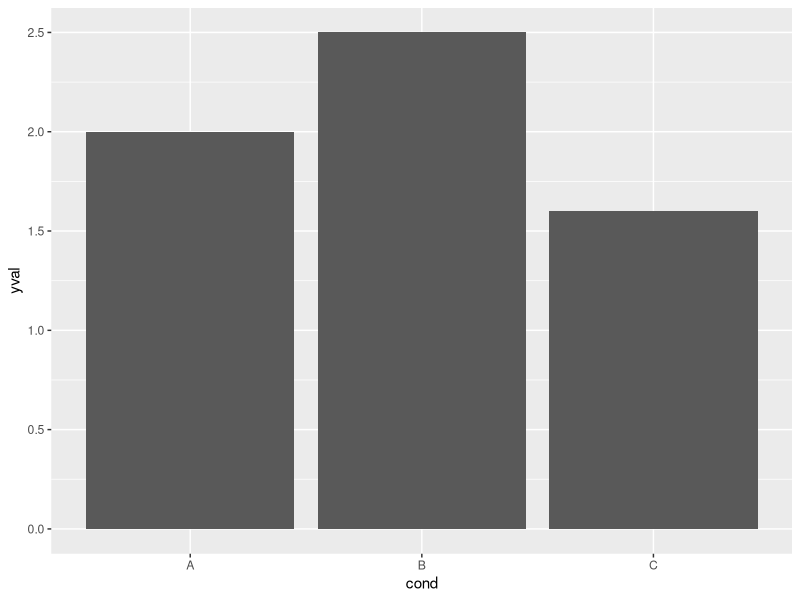
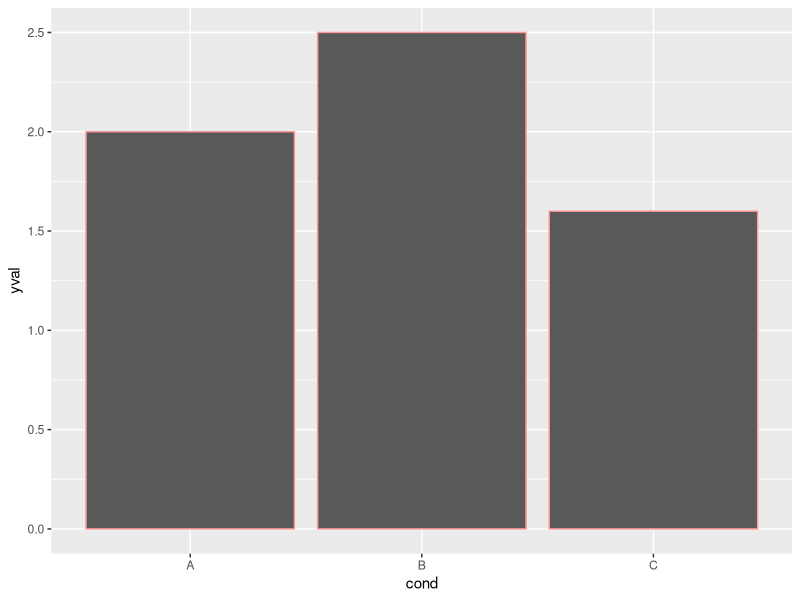
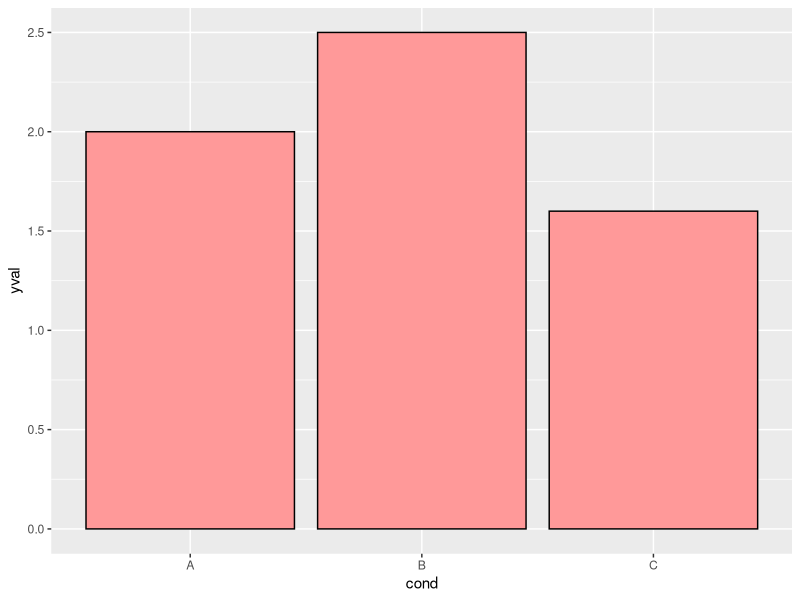
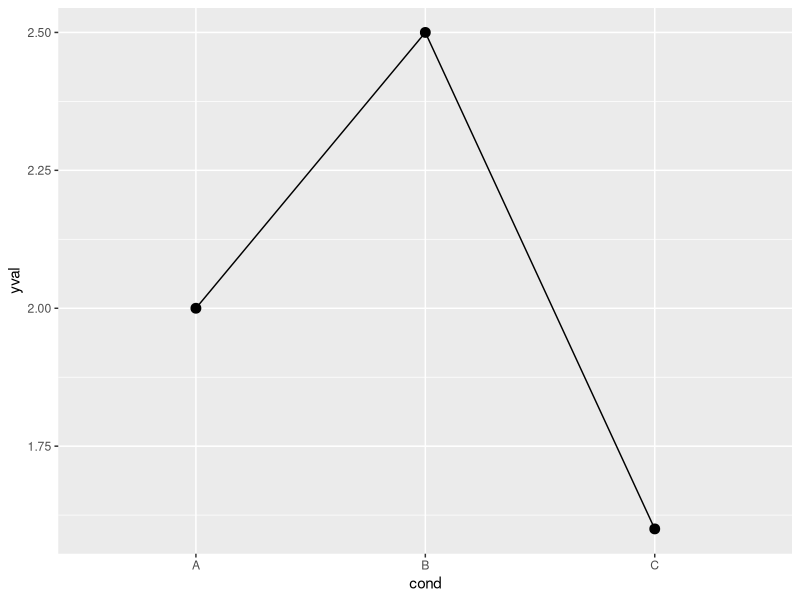
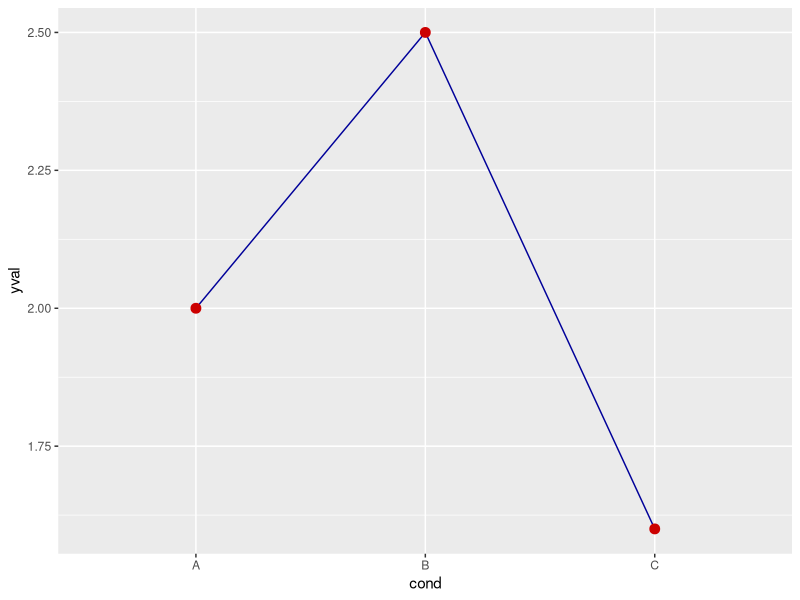
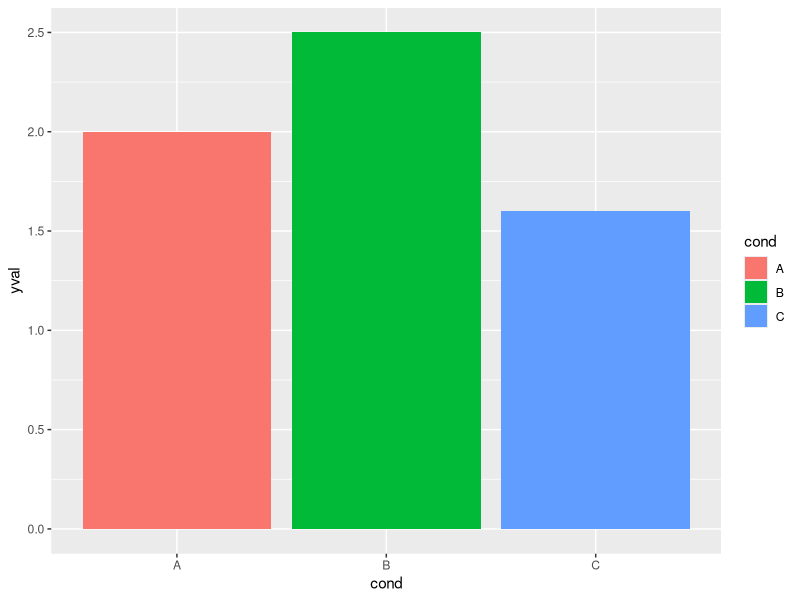
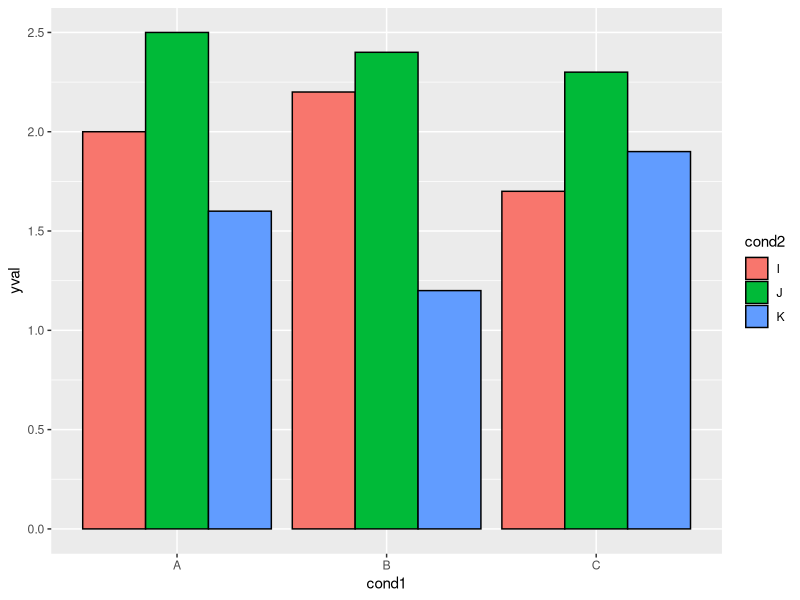
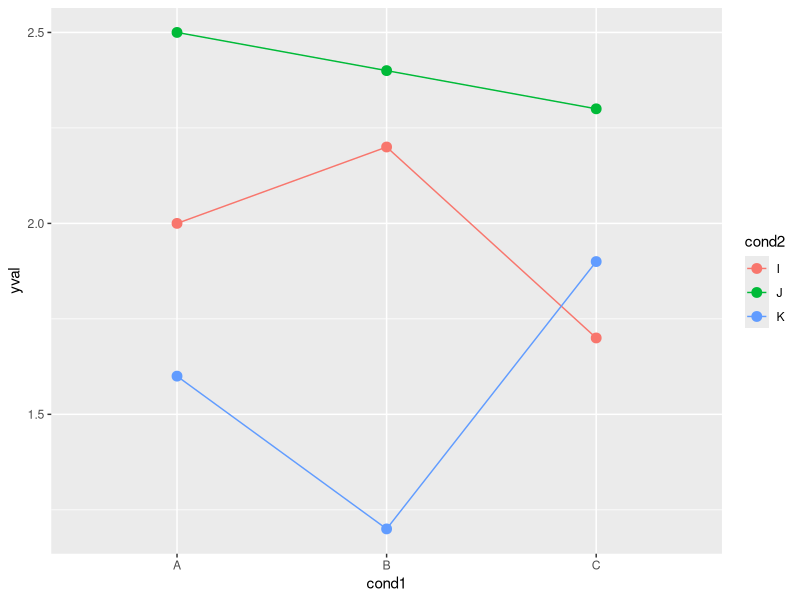

Here is the R script that generated these plots, in order:
# Two variables
df <- read.table(header=TRUE, text='
 cond yval
    A 2
    B 2.5
    C 1.6
')

# Three variables
df2 <- read.table(header=TRUE, text='
 cond1 cond2 yval
    A      I 2
    A      J 2.5
    A      K 1.6
    B      I 2.2
    B      J 2.4
    B      K 1.2
    C      I 1.7
    C      J 2.3
    C      K 1.9
')

library(ggplot2)

# Default: dark bars
ggplot(df, aes(x=cond, y=yval)) + geom_bar(stat="identity")
# Bars with red outlines
ggplot(df, aes(x=cond, y=yval)) + geom_bar(stat="identity", colour="#FF9999") 
# Red fill, black outlines
ggplot(df, aes(x=cond, y=yval)) + geom_bar(stat="identity", fill="#FF9999", colour="black")

ggplot(df, aes(x=cond, y=yval)) + 
  geom_line(aes(group=1)) +     # Group all points; otherwise no line will show
  geom_point(size=3)
# Dark blue lines, red dots
ggplot(df, aes(x=cond, y=yval)) + 
  geom_line(aes(group=1), colour="#000099") +  # Blue lines
  geom_point(size=3, colour="#CC0000")   


# Bars: x and fill both depend on cond2
ggplot(df, aes(x=cond, y=yval, fill=cond)) + geom_bar(stat="identity")

# Bars with other dataset; fill depends on cond2
ggplot(df2, aes(x=cond1, y=yval)) + 
  geom_bar(aes(fill=cond2),   # fill depends on cond2
           stat="identity",
           colour="black",    # Black outline for all
           position=position_dodge()) # Put bars side-by-side instead of stacked

# Lines and points; colour depends on cond2
ggplot(df2, aes(x=cond1, y=yval)) + 
  geom_line(aes(colour=cond2, group=cond2)) + # colour, group both depend on cond2
  geom_point(aes(colour=cond2),               # colour depends on cond2
             size=3)  

# The palette with grey:
cbPalette <- c("#999999", "#E69F00", "#56B4E9", "#009E73", "#F0E442", "#0072B2", "#D55E00", "#CC79A7")

# The palette with black:
cbbPalette <- c("#000000", "#E69F00", "#56B4E9", "#009E73", "#F0E442", "#0072B2", "#D55E00", "#CC79A7")

# To use for fills, add
scale_fill_manual(values=cbPalette)

# To use for line and point colors, add
scale_colour_manual(values=cbPalette)

